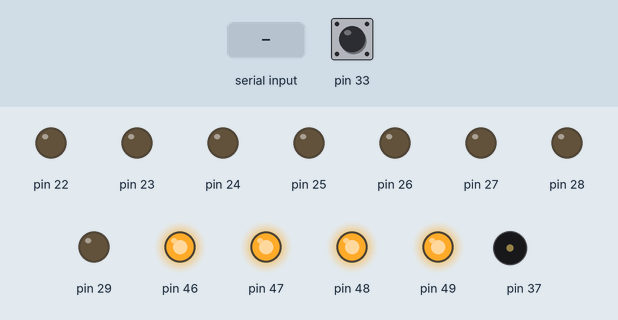
This sketch was run on a simulated Arduino Mega 2560, built with avr-gcc and run on an emulated ATmega2560. On the bench: output pins drawn as LEDs (lit = HIGH), buzzer (waves = sounding). The inputs (shaded band) are chosen by the test bench; at power-on: pin 33 HIGH. What the sketch prints to the serial monitor is not drawn.

Above: at 1.2 s.
1.3 s: "1\n" received over Serial
At 2.33 s:
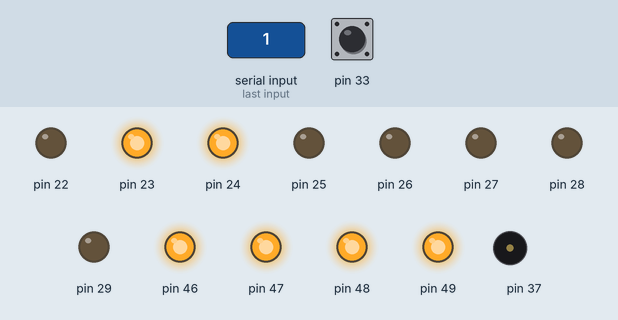
At 3.3 s:
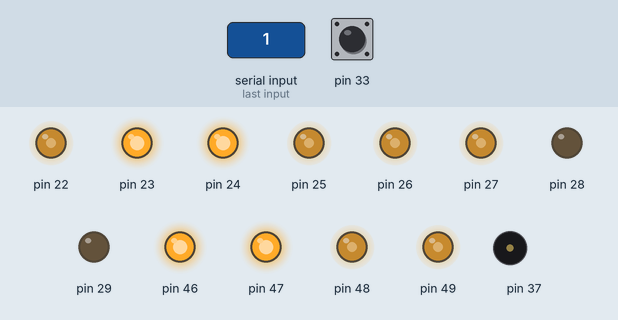
4.3 s: pin 33 pulled LOW for 3.2 s
At 6.8 s:
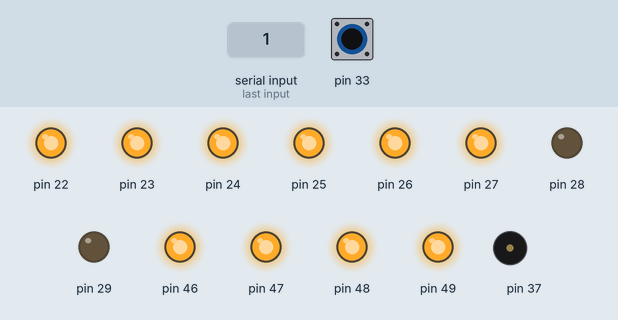
9.0 s: "-" received over Serial
Timing chart, 0 to 12.0 s (numbered marks = the images above; inputs shaded):
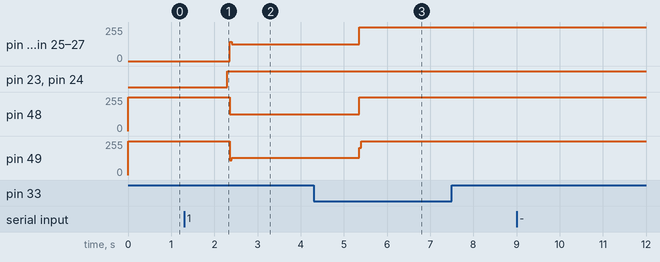

Measured:
- after the input at 1.3 s, pin 22, pin 25–27: 0/255 → 126/255 after 1.1 s; pin 23, pin 24: LOW → HIGH after 1.0 s; pin 48: 255/255 → 127/255 after 1.1 s; pin 49: 255/255 → 130/255 after 1.1 s

The sketch:

Mejora2.ino
```cpp
const int numeros[] {0x3F, 0x06,0x5B,0x4F, 0x66, 0x6D, 0x7D, 0x07, 0x7F, 0x6F};
String d1 = "";
String d2 = "";
String d3= "";
String d4 = "";
String codigo = "";
int flag=0;

void setup(){
  Serial.begin(9600);

  Serial3.begin(9600);
  clearLCD();

  DDRA = B11111111;
  DDRC = B00000001;
  PORTC= B11111000;
  DDRL = B00001111;
  PORTL= B11111111;
 }

void showDisplay(int disp, int value){
   PORTA = numeros[value];
   digitalWrite(disp,0);
}

 void getAndShowNumber(String numero) {
  switch(numero.length()) {
    case 1:
      showDisplay(49, numero.toInt());
      break;

    case 2:

      for (int i = 0; i<300; i++) {
          d1 = numero.charAt(0);
          showDisplay(48,d1.toInt());
          delay(5);
          digitalWrite(48,1);

          d2 = numero.charAt(1);
          showDisplay(49,d2.toInt());
          delay(5);
          digitalWrite(49,1);
      }

    break;

    case 3:

      for (int i = 0; i<300; i++) {
          d1 = numero.charAt(0);
          showDisplay(47,d1.toInt());
          delay(5);
          digitalWrite(47,1);

          d2 = numero.charAt(1);
          showDisplay(48,d2.toInt());
          delay(5);
          digitalWrite(48,1);

          d3 = numero.charAt(2);
          showDisplay(49,d3.toInt());
          delay(5);
          digitalWrite(49,1);
      }

        break;

    case 4:

      for (int i = 0; i<300; i++) {

          d1 = numero.charAt(0);
          showDisplay(46,d1.toInt());
          delay(5);
          digitalWrite(46,1);

          d2 = numero.charAt(1);
          showDisplay(47,d2.toInt());
          delay(5);
          digitalWrite(47,1);

          d3 = numero.charAt(2);
          showDisplay(48,d3.toInt());
          delay(5);
          digitalWrite(48,1);

          d4 = numero.charAt(3);
          showDisplay(49,d4.toInt());
          delay(5);
          digitalWrite(49,1);
      }
        break;
      }
  }


void clearLCD(){
    Serial3.write(0xFE); Serial3.write(0x51);
    Serial3.write(0xFE); Serial3.write(0x46);
}

void unlockAlarm() {
    Serial.println("Introduzca el codigo para desbloquear la alarma");
    while (Serial.available()==0) {}
    String c = Serial.readString();

    if (c == codigo) {
          Serial3.write("Codigo correcto");
          delay(5000);
          clearLCD();
         Serial.println("Aprieta el boton del centro para establecer una nueva clave");
         flag=2;

    } else {

         Serial3.write("Intruso");
         delay(5000);
         clearLCD();


        for(int hz = 440; hz < 1000; hz++){
          tone(37, hz, 50);
          delay(5);
        }

      noTone(37);

        for(int hz = 1000; hz > 440; hz--){
          tone(37, hz, 50);
          delay(5);
        }
      noTone(37);
   }
}

 void loop(){
     if (!digitalRead(33) && flag==1) {
         unlockAlarm();
      } else if ((!digitalRead(33) && flag==2) || (flag==0)) {
        setPassword();
      }
  }


  void setPassword(){
    Serial.println("Introduce un codigo de 4 digitos: ");
    while (Serial.available()==0) {}
    codigo = Serial.readString();
    if ((codigo.length() > 5) || (codigo.indexOf("-") >= 0)) {
       Serial3.write("Numero invalido");
       flag=0;
    } else {
      Serial3.write("Codigo almacenado");
      getAndShowNumber(codigo);
      delay(2000);
      clearLCD();
      flag=1;
      Serial.println("Pulsa el boton del centro para desbloquear la alarma");
    }
  }
```
